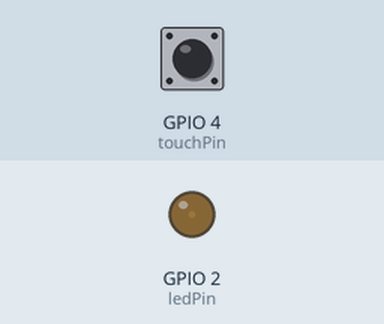
This sketch was run on a simulated ESP32. Parts: output pins drawn as LEDs (lit = HIGH). The test bench sets the inputs (shaded band); at power-on: GPIO 4 (touchPin) HIGH. What the sketch prints to the serial monitor is not drawn.

Above: at 0.15 s.
At 1.45 s:
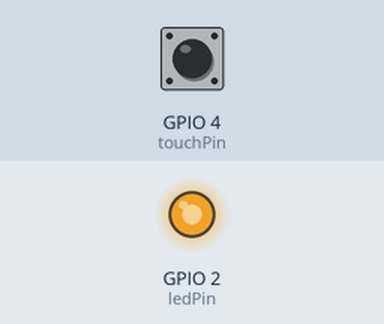
At 2.1 s:
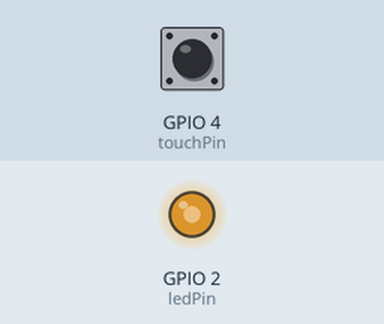
At 2.8 s:
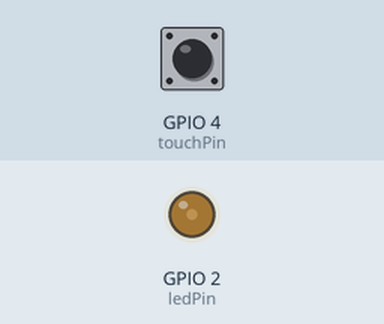
Timing chart, 0 to 7.2 s (numbered marks = the images above):
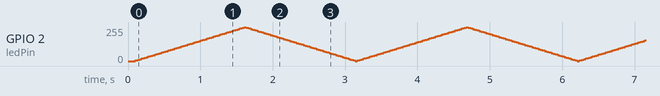

The sketch:

sketch_mar28a.ino
```cpp
// ex05 多档位触摸调速呼吸灯 - ESP32 3.3.7 新版API兼容
const int touchPin = T0;       // 触摸引脚（T0对应GPIO4）
const int ledPin = 2;          // LED输出引脚（GPIO2）

// 触摸抗干扰配置（彻底解决误触发）
int touchBaseline = 0;         // 无触摸时的基线值
const int touchSensitivity = 20; // 触摸灵敏度：数值越大，越难触发（抗干扰越强）
const unsigned long debounceDelay = 50; // 软件防抖延时（ms）

// 呼吸灯档位配置
int speedGear = 1;            // 当前档位：1(慢) → 2(中) → 3(快) → 1循环
const int gearDelay[] = {30, 15, 5}; // 3个档位对应的延时（ms），数值越小呼吸越快
int ledValue = 0;              // PWM占空比（0-255）
int fadeStep = 5;              // 呼吸渐变步长

// PWM通用配置（新版API）
#define PWM_FREQ 5000
#define PWM_RESOLUTION 8       // 8位分辨率，占空比范围0-255

// 触摸状态变量
bool lastTouchState = false;
unsigned long lastDebounceTime = 0;

void setup() {
  // 新版ESP32 PWM API：直接绑定引脚、频率、分辨率
  ledcAttach(ledPin, PWM_FREQ, PWM_RESOLUTION);

  Serial.begin(115200);

  // 开机自动校准触摸基线（关键：开机时请勿触摸！）
  Serial.println("=== ex05 多档位呼吸灯 ===");
  Serial.println("正在校准触摸基线...请勿触摸引线！");
  for(int i = 0; i < 10; i++) {
    touchBaseline += touchRead(touchPin);
    delay(10);
  }
  touchBaseline /= 10;
  Serial.print("校准完成，基线值：");
  Serial.println(touchBaseline);
  Serial.println("就绪！当前档位：1（缓慢呼吸）");
}

void loop() {
  // ===================== 1. 触摸检测与档位切换（边缘检测+防抖） =====================
  int touchValue = touchRead(touchPin);
  // 动态阈值判断：只有触摸值比基线低足够多，才判定为有效触摸
  bool currentTouchState = (touchValue < (touchBaseline - touchSensitivity));

  // 软件防抖：状态变化后延时确认，避免手抖误触发
  if (currentTouchState != lastTouchState) {
    lastDebounceTime = millis();
  }

  // 防抖超时后，仅在「按下瞬间」触发档位切换（边缘检测）
  if ((millis() - lastDebounceTime) > debounceDelay) {
    if (currentTouchState == true && lastTouchState == false) {
      // 循环切换档位：1 → 2 → 3 → 1
      speedGear = speedGear % 3 + 1;

      // 串口打印档位信息（调试用）
      Serial.print("触摸触发！当前档位：");
      Serial.print(speedGear);
      if(speedGear == 1) Serial.println("（缓慢呼吸）");
      else if(speedGear == 2) Serial.println("（中等呼吸）");
      else Serial.println("（急促呼吸）");

      // 触摸后重新校准基线，适应环境变化，避免长期漂移
      touchBaseline = touchRead(touchPin);
    }
  }
  lastTouchState = currentTouchState;

  // ===================== 2. 呼吸灯PWM渐变（根据档位调速） =====================
  ledValue += fadeStep;
  // 到达亮度边界（0/255）后反向渐变，实现呼吸效果
  if (ledValue <= 0 || ledValue >= 255) {
    fadeStep = -fadeStep;
  }

  // 新版API：直接写引脚号，无需通道号
  ledcWrite(ledPin, ledValue);

  // 根据当前档位调整呼吸速度（修改delay时长，完全符合作业要求）
  delay(gearDelay[speedGear - 1]);
}
```
